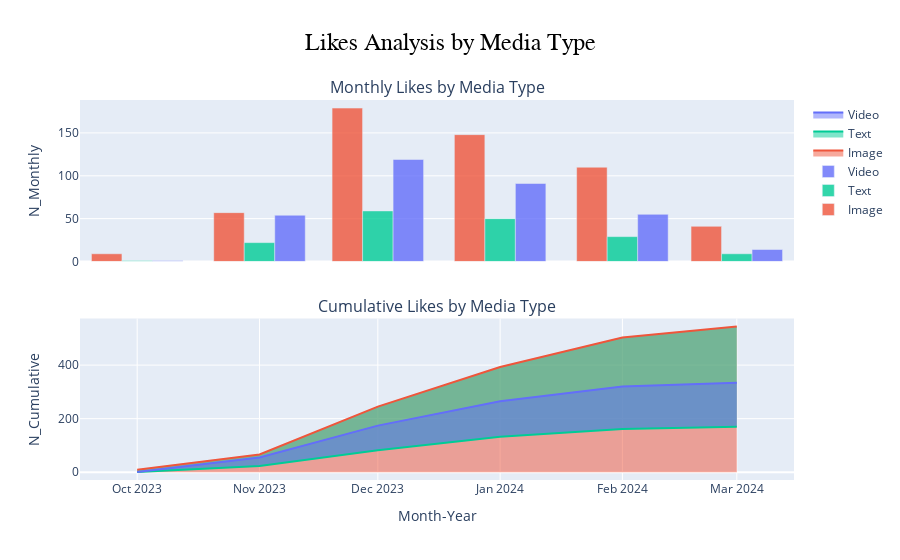

Source (notebook cell):
### Markdown cell above
## Plots
Few basic plots.

### Code cell
import pandas as pd
import plotly.graph_objects as go
import plotly.express as px
from plotly.subplots import make_subplots

def plot_likes_with_cumulative(df, start_date, end_date):
    df['date'] = pd.to_datetime(df['date'])
    df = df[(df['date'] >= start_date) & (df['date'] <= end_date)]
    df['media_type'] = df['media_type'].replace({'No media': 'Text'})
    df['year_month'] = df['date'].dt.strftime('%Y-%m')

    # Prepare the monthly count DataFrame
    monthly_likes_df = df.groupby(['year_month', 'media_type']).size().reset_index(name='counts')

    # Prepare the cumulative DataFrame
    cumulative_likes_df = monthly_likes_df.copy()
    cumulative_likes_df['cumulative_counts'] = cumulative_likes_df.groupby('media_type')['counts'].cumsum()

    # Select a color palette
    color_palette = px.colors.qualitative.Plotly

    # Match colors to media type
    color_map = {media_type: color_palette[i] for i, media_type in enumerate([ 'Video', 'Image',  'Text'])}

    # Creating subplots
    fig = make_subplots(rows=2, cols=1, shared_xaxes=True,
                        subplot_titles=("Monthly Likes by Media Type", "Cumulative Likes by Media Type"),
                        vertical_spacing=0.15)

    # Adding the monthly bar chart
    for media_type in monthly_likes_df['media_type'].unique():
        filtered_df = monthly_likes_df[monthly_likes_df['media_type'] == media_type]
        fig.add_trace(go.Bar(x=filtered_df['year_month'], y=filtered_df['counts'], opacity=0.8,
                             name=media_type, marker_color=color_map[media_type]),
                      row=1, col=1)

    # Adding the cumulative area chart
    for media_type in cumulative_likes_df['media_type'].unique():
        filtered_cumulative_df = cumulative_likes_df[cumulative_likes_df['media_type'] == media_type]
        fig.add_trace(go.Scatter(x=filtered_cumulative_df['year_month'], y=filtered_cumulative_df['cumulative_counts'],
                                 mode='lines', name=media_type, fill='tonexty',
                                 line=dict(color=color_map[media_type])),
                      row=2, col=1)

    # Update layout for clarity and visual appeal
    fig.update_layout(height=560, title_text="Likes Analysis by Media Type", title_x=0.5,  title_font = dict(size=24, family="MonaspaceNeon-Regular", color="black"))
    fig.update_xaxes(title_text="Month-Year", row=2, col=1)
    fig.update_yaxes(title_text="N_Monthly", row=1, col=1)
    fig.update_yaxes(title_text="N_Cumulative", row=2, col=1)

    fig.show()

# Call the function with your DataFrame and a date range
plot_likes_with_cumulative(df, '2023-09-01', '2024-03-07')

### Figure 1 — Plotly figure (JSON) as saved in the notebook; plotly's stock layout.template omitted (floating-point values rounded to 4 significant figures)
{"data": [{"marker": {"color": "#EF553B"}, "name": "Image", "opacity": 0.8, "type": "bar", "x": ["2023-10", "2023-11", "2023-12", "2024-01", "2024-02", "2024-03"], "xaxis": "x", "y": [9, 57, 179, 148, 110, 41], "yaxis": "y"}, {"marker": {"color": "#00CC96"}, "name": "Text", "opacity": 0.8, "type": "bar", "x": ["2023-10", "2023-11", "2023-12", "2024-01", "2024-02", "2024-03"], "xaxis": "x", "y": [1, 22, 59, 50, 29, 9], "yaxis": "y"}, {"marker": {"color": "#636EFA"}, "name": "Video", "opacity": 0.8, "type": "bar", "x": ["2023-10", "2023-11", "2023-12", "2024-01", "2024-02", "2024-03"], "xaxis": "x", "y": [1, 54, 119, 91, 55, 14], "yaxis": "y"}, {"fill": "tonexty", "line": {"color": "#EF553B"}, "mode": "lines", "name": "Image", "type": "scatter", "x": ["2023-10", "2023-11", "2023-12", "2024-01", "2024-02", "2024-03"], "xaxis": "x2", "y": [9, 66, 245, 393, 503, 544], "yaxis": "y2"}, {"fill": "tonexty", "line": {"color": "#00CC96"}, "mode": "lines", "name": "Text", "type": "scatter", "x": ["2023-10", "2023-11", "2023-12", "2024-01", "2024-02", "2024-03"], "xaxis": "x2", "y": [1, 23, 82, 132, 161, 170], "yaxis": "y2"}, {"fill": "tonexty", "line": {"color": "#636EFA"}, "mode": "lines", "name": "Video", "type": "scatter", "x": ["2023-10", "2023-11", "2023-12", "2024-01", "2024-02", "2024-03"], "xaxis": "x2", "y": [1, 55, 174, 265, 320, 334], "yaxis": "y2"}], "layout": {"annotations": [{"font": {"size": 16}, "showarrow": false, "text": "Monthly Likes by Media Type", "x": 0.5, "xanchor": "center", "xref": "paper", "y": 1, "yanchor": "bottom", "yref": "paper"}, {"font": {"size": 16}, "showarrow": false, "text": "Cumulative Likes by Media Type", "x": 0.5, "xanchor": "center", "xref": "paper", "y": 0.425, "yanchor": "bottom", "yref": "paper"}], "autosize": true, "title": {"font": {"color": "black", "family": "MonaspaceNeon-Regular", "size": 24}, "text": "Likes Analysis by Media Type", "x": 0.5}, "xaxis": {"anchor": "y", "autorange": true, "domain": [0, 1], "matches": "x2", "range": ["2023-09-16 12:00", "2024-03-15 12:00"], "showticklabels": false, "type": "date"}, "xaxis2": {"anchor": "y2", "autorange": true, "domain": [0, 1], "range": ["2023-09-16 12:00", "2024-03-15 12:00"], "title": {"text": "Month-Year"}, "type": "date"}, "yaxis": {"anchor": "x", "autorange": true, "domain": [0.575, 1], "range": [0, 188.4], "title": {"text": "N_Monthly"}, "type": "linear"}, "yaxis2": {"anchor": "x2", "autorange": true, "domain": [0, 0.425], "range": [-29.17, 574.2], "title": {"text": "N_Cumulative"}, "type": "linear"}}}
